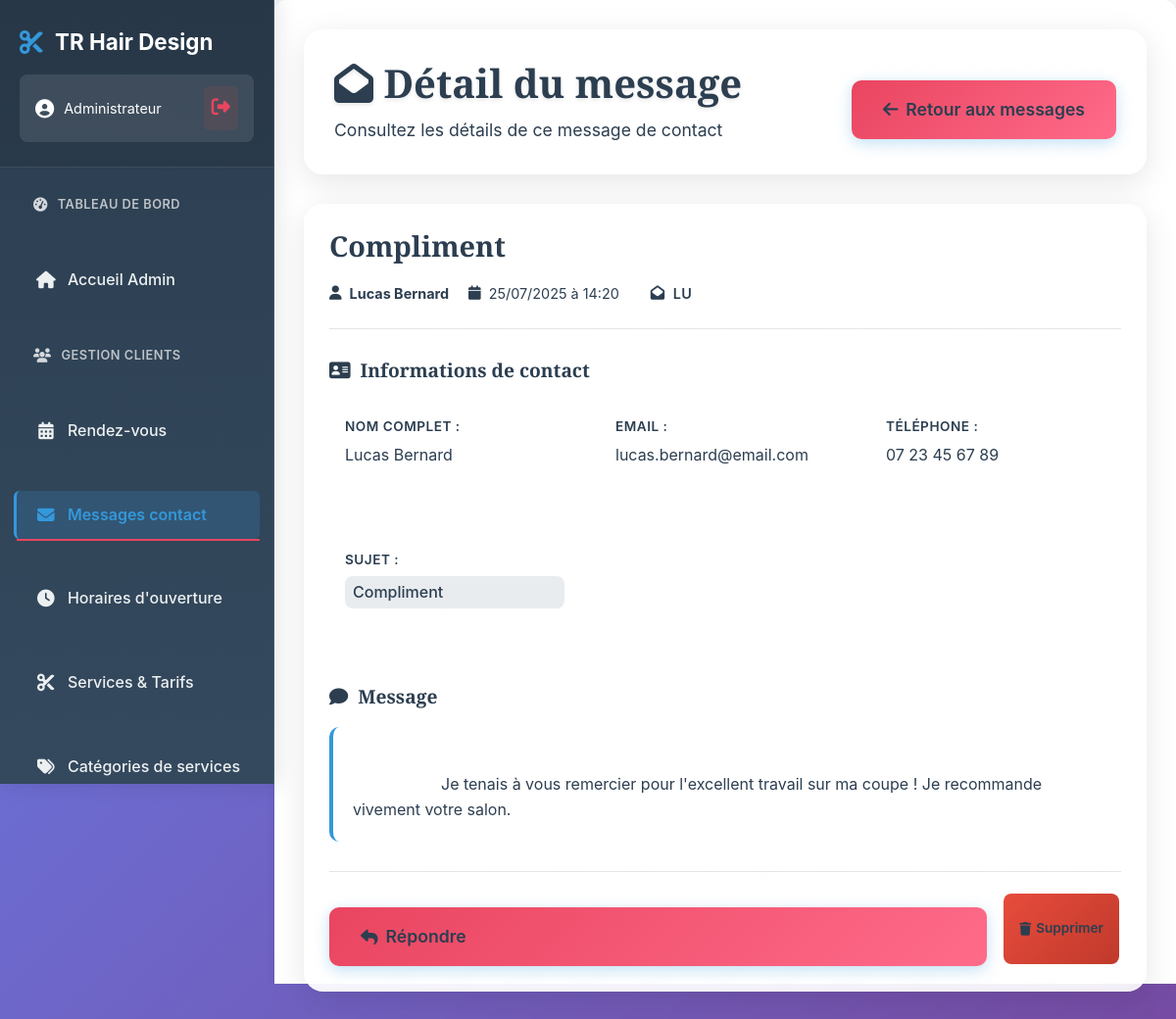
The page /index.php?controleur=Contact&action=voirMessage&id=4 (signed in) on the database its author committed.
### tables this page shows
CREATE TABLE IF NOT EXISTS `messages` (
  `id_message` int NOT NULL AUTO_INCREMENT,
  `nom` varchar(100) NOT NULL,
  `prenom` varchar(100) NOT NULL,
  `email` varchar(255) NOT NULL,
  `telephone` varchar(20) DEFAULT NULL,
  `sujet` varchar(255) NOT NULL,
  `message` text NOT NULL,
  `lu` tinyint(1) NOT NULL DEFAULT '0',
  `date_creation` timestamp NOT NULL DEFAULT CURRENT_TIMESTAMP,
  PRIMARY KEY (`id_message`)
);

### application/modeles/gestion_basededonnee.class.php (called while the page is built)
<?php
class GestionBaseDeDonnees {
    private static $pdo;
    public static function getConnexion() {
        if (self::$pdo === null) {
            self::$pdo = new PDO(
                'mysql:host=' . MysqlConfig::SERVEUR . ';dbname=' . MysqlConfig::BASE,
                MysqlConfig::UTILISATEUR,
                MysqlConfig::MOT_DE_PASSE
            );
            self::$pdo->setAttribute(PDO::ATTR_ERRMODE, PDO::ERRMODE_EXCEPTION);
        }
        return self::$pdo;
    }
}

### application/modeles/gestion_contact.class.php (called while the page is built, shortened)
<?php
require_once __DIR__ . '/gestion_basededonnee.class.php';
class gestion_contact {
    private $cnx;
    public function __construct() {
        $this->cnx = GestionBaseDeDonnees::getConnexion();
    }
    public function obtenirMessageParId($id) {
        $sql = "SELECT * FROM messages WHERE id_message = :id";
        $params = [':id' => $id];
        $stmt = $this->cnx->prepare($sql);
        $stmt->execute($params);
        $resultat = $stmt->fetchAll(PDO::FETCH_ASSOC);
        return !empty($resultat) ? $resultat[0] : null;
    }
}
?>

### application/vues/partie_admin/v_detail_message.inc.php (the view, shortened to what this page needs)
<div class="admin-page-header">
    <div>
        <h1><i class="fas fa-envelope-open"></i> Détail du message</h1>
        <p>Consultez les détails de ce message de contact</p>
    </div>
    <div class="page-actions">
        <a href="index.php?controleur=Contact&action=listerMessages" class="btn-primary">
            <i class="fas fa-arrow-left"></i> Retour aux messages
        </a>
    </div>
</div>
<?php if (isset($message)) : ?>
    <div class="admin-form">
        <div class="message-header">
            <div class="message-info">
                <h3><?php echo htmlspecialchars($message['sujet']); ?></h3>
                <div class="message-meta">
                    <span class="sender">
                        <i class="fas fa-user"></i>
                        <strong><?php echo htmlspecialchars($message['prenom'] . ' ' . $message['nom']); ?></strong>
                    </span>
                    <span class="date">
                        <i class="fas fa-calendar"></i>
                        <?php echo date('d/m/Y à H:i', strtotime($message['date_creation'])); ?>
                    </span>
                    <span class="status-badge <?php echo $message['lu'] ? 'read' : 'unread'; ?>">
                        <i class="fas fa-<?php echo $message['lu'] ? 'envelope-open' : 'envelope'; ?>"></i>
                        <?php echo $message['lu'] ? 'Lu' : 'Non lu'; ?>
                    </span>
                </div>
            </div>
        </div>
        <div class="message-content">
            <div class="contact-details">
                <h4><i class="fas fa-address-card"></i> Informations de contact</h4>
                <div class="contact-grid">
                    <div class="contact-item">
                        <label>Nom complet :</label>
                        <span><?php echo htmlspecialchars($message['prenom'] . ' ' . $message['nom']); ?></span>
                    </div>
                    <div class="contact-item">
                        <label>Email :</label>
                        <span>
                            <a href="mailto:<?php echo htmlspecialchars($message['email']); ?>">
                                <?php echo htmlspecialchars($message['email']); ?>
                            </a>
                        </span>
                    </div>
                    <?php if (!empty($message['telephone'])) : ?>
                        <div class="contact-item">
                            <label>Téléphone :</label>
                            <span>
                                <a href="tel:<?php echo htmlspecialchars($message['telephone']); ?>">
                                    <?php echo htmlspecialchars($message['telephone']); ?>
                                </a>
                            </span>
                        </div>
                    <?php endif; ?>
                    <div class="contact-item">
                        <label>Sujet :</label>
                        <span class="subject-badge"><?php echo htmlspecialchars($message['sujet']); ?></span>
                    </div>
                </div>
            </div>
            <div class="message-body">
                <h4><i class="fas fa-comment"></i> Message</h4>
                <div class="message-text">
                    <?php echo nl2br(htmlspecialchars($message['message'])); ?>
                </div>
            </div>
        </div>
        <div class="message-actions">
            <a href="mailto:<?php echo htmlspecialchars($message['email']); ?>?subject=Re: <?php echo htmlspecialchars($message['sujet']); ?>"
               class="btn-primary">
                <i class="fas fa-reply"></i> Répondre
            </a>
            <a href="index.php?controleur=Contact&action=supprimerMessage&id=<?php echo $message['id_message']; ?>"
               class="btn-action btn-delete"
               onclick="return confirm('Êtes-vous sûr de vouloir supprimer ce message ?');">
                <i class="fas fa-trash"></i> Supprimer
            </a>
        </div>
    </div>
<?php endif; ?>

### public/styles/admin-common.css (style rules this page uses)
.admin-page-header { background: linear-gradient(135deg, rgba(255,255,255,0.9), rgba(255,255,255,0.7)) !important; backdrop-filter: blur(15px); border-radius: 20px; padding: 30px; margin-bottom: 30px; box-shadow: 0 8px 32px rgba(0,0,0,0.1); border: 1px solid rgba(255,255,255,0.2); display: flex; justify-content: space-between; align-items: center; }
.admin-page-header h1 { color: #2c3e50; font-size: 2.5rem; font-weight: 700; margin: 0 0 10px 0; text-shadow: 0 2px 4px rgba(0,0,0,0.1); }
.admin-page-header p { color: #7f8c8d; font-size: 1.1rem; margin: 0; }
.page-actions { display: flex; gap: 15px; align-items: center; }
.btn-action { padding: 8px 16px; border-radius: 8px; border: none; font-weight: 600; font-size: 0.85rem; cursor: pointer; transition: all 0.3s ease; text-decoration: none; display: inline-flex; align-items: center; gap: 5px; margin: 2px; }
.btn-delete { background: linear-gradient(135deg, #e74c3c, #c0392b); color: white; }
.admin-form { background: linear-gradient(135deg, rgba(255,255,255,0.95), rgba(255,255,255,0.85)) !important; backdrop-filter: blur(15px); border-radius: 20px; padding: 25px; box-shadow: 0 8px 32px rgba(0,0,0,0.1); border: 1px solid rgba(255,255,255,0.2); margin-bottom: 30px; }
.btn-primary { background: linear-gradient(135deg, #3498db, #2980b9); color: white; padding: 12px 25px; border: none; border-radius: 10px; font-weight: 600; font-size: 1rem; cursor: pointer; transition: all 0.3s ease; text-decoration: none; display: inline-flex; align-items: center; gap: 8px; box-shadow: 0 4px 15px rgba(52, 152, 219, 0.3); }

### public/styles/style.css (style rules this page uses)
:root { --primary-color: #1a1a2e; --secondary-color: #16213e; --accent-color: #0f3460; --gold-accent: #e94560; --text-light: #ffffff; --text-dark: #2c3e50; --text-gray: #7f8c8d; --bg-light: #f8f9fa; --bg-white: #ffffff; --border-color: #e9ecef; --shadow-light: 0 2px 10px rgba(0,0,0,0.1); --shadow-medium: 0 4px 20px rgba(0,0,0,0.15); --shadow-heavy: 0 8px 30px rgba(0,0,0,0.2); --spacing-xs: 0.5rem; --spacing-sm: 1rem; --spacing-md: 1.5rem; --spacing-lg: 2rem; --spacing-xl: 3rem; --spacing-xxl: 4rem; --border-radius-sm: 6px; --border-radius-md: 12px; --border-radius-lg: 20px; --transition-fast: 0.2s ease-in-out; --transition-medium: 0.3s ease-in-out; --transition-slow: 0.5s ease-in-out; --mobile: 480px; --tablet: 768px; --desktop: 1024px; --wide: 1200px; }
* { margin: 0; padding: 0; box-sizing: border-box; }
html { scroll-behavior: smooth; font-size: 16px; }
body { font-family: 'Poppins', -apple-system, BlinkMacSystemFont, 'Segoe UI', Roboto, sans-serif; line-height: 1.6; color: #000000 !important; background: var(--bg-light); overflow-x: hidden; }
div, span, p, li, a, label, strong, small { color: #000000 !important; }
.admin-dashboard .stat-card, .admin-dashboard .stat-card *, .admin-dashboard .action-card, .admin-dashboard .action-card *, .admin-dashboard .admin-container, .admin-dashboard .admin-container * { color: #2c3e50 !important; }
i.fas, i.fab { color: var(--gold-accent) !important; }
h1, h2, h3, h4, h5, h6 { font-family: 'Playfair Display', serif; font-weight: 600; line-height: 1.2; margin-bottom: var(--spacing-sm); color: #000000 !important; }
h1 { font-size: 2.5rem; }
h3 { font-size: 1.5rem; }
h4 { font-size: 1.25rem; }
p { margin-bottom: var(--spacing-sm); color: #000000 !important; }
.contact-item { display: flex; gap: var(--spacing-md); margin-bottom: var(--spacing-lg); padding: var(--spacing-sm); border-radius: var(--border-radius-sm); transition: var(--transition-fast); }
.btn-primary { background: linear-gradient(135deg, var(--gold-accent), #ff6b8a); border: none; padding: var(--spacing-sm) var(--spacing-lg); font-size: 1.1rem; font-weight: 600; width: 100%; margin-top: var(--spacing-sm); }
.admin-dashboard-body { margin: 0; padding: 0; background: #f8f9fa; font-family: 'Poppins', sans-serif; }
.status-badge { padding: 4px 12px; border-radius: 20px; font-size: 0.8rem; font-weight: 600; text-transform: uppercase; letter-spacing: 0.5px; }
.subject-badge { padding: 4px 8px; border-radius: var(--border-radius); font-size: 0.8rem; font-weight: 500; background: #e9ecef; color: var(--text-dark); }
:root { --section-padding: 4rem; --border-radius: 8px; --shadow-soft: 0 2px 20px rgba(0, 0, 0, 0.08); --text-muted: #6c757d; --success-color: #28a745; }
html { scroll-behavior: smooth; }

### rows shown on the page
messages: sujet "Compliment", prenom+nom "Lucas Bernard", date_creation "25/07/2025 à 14:20", email "lucas.bernard@email.com", telephone "07 23 45 67 89", message "Je tenais à vous remercier pour l'excellent travail sur ma coupe ! Je recommande vivement votre salon."
